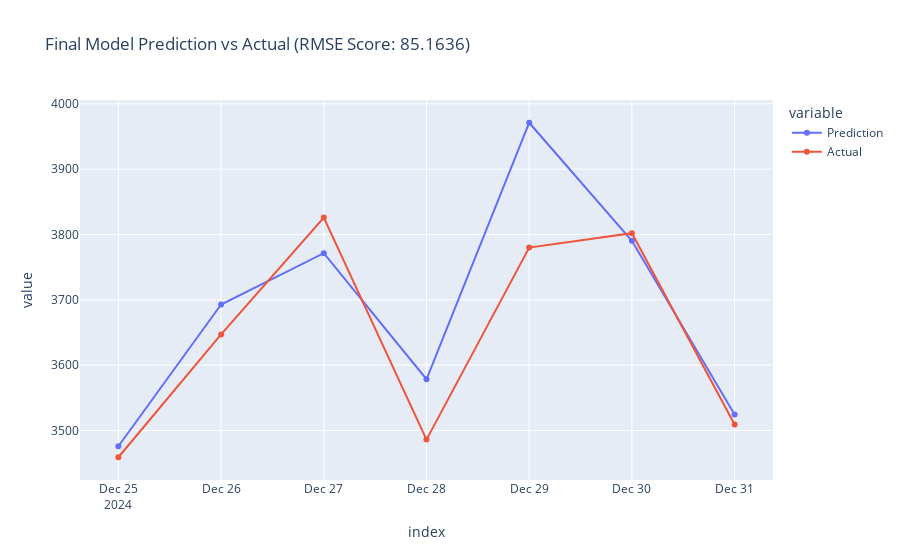

The notebook cell this image was saved under:
### Code cell
final_model_df = pd.DataFrame({"Prediction": y_pred, "Actual": y_test}, index=y_test.index)

fig = px.line(data_frame=final_model_df, 
              x=final_model_df.index, 
              y=["Prediction", "Actual"],
              title=f"Final Model Prediction vs Actual (RMSE Score: {rmse_score_final:.4f})",
              markers=True
              )
fig.show()

### Figure 1 — Plotly figure (JSON) as saved in the notebook; plotly's stock layout.template omitted (floating-point values rounded to 4 significant figures)
{"data": [{"hovertemplate": "variable=Prediction<br>index=%{x}<br>value=%{y}<extra></extra>", "legendgroup": "Prediction", "line": {"color": "#636efa", "dash": "solid"}, "marker": {"symbol": "circle"}, "mode": "lines+markers", "name": "Prediction", "orientation": "v", "showlegend": true, "type": "scatter", "x": ["2024-12-25T00:00:00", "2024-12-26T00:00:00", "2024-12-27T00:00:00", "2024-12-28T00:00:00", "2024-12-29T00:00:00", "2024-12-30T00:00:00", "2024-12-31T00:00:00"], "xaxis": "x", "y": [3476.0, 3693.0, 3771.0, 3578.0, 3971.0, 3790.0, 3524.0], "yaxis": "y"}, {"hovertemplate": "variable=Actual<br>index=%{x}<br>value=%{y}<extra></extra>", "legendgroup": "Actual", "line": {"color": "#EF553B", "dash": "solid"}, "marker": {"symbol": "circle"}, "mode": "lines+markers", "name": "Actual", "orientation": "v", "showlegend": true, "type": "scatter", "x": ["2024-12-25T00:00:00", "2024-12-26T00:00:00", "2024-12-27T00:00:00", "2024-12-28T00:00:00", "2024-12-29T00:00:00", "2024-12-30T00:00:00", "2024-12-31T00:00:00"], "xaxis": "x", "y": [3459, 3647, 3826, 3486, 3780, 3802, 3509], "yaxis": "y"}], "layout": {"legend": {"title": {"text": "variable"}, "tracegroupgap": 0}, "title": {"text": "Final Model Prediction vs Actual (RMSE Score: 85.1636)"}, "xaxis": {"anchor": "y", "domain": [0, 1], "title": {"text": "index"}}, "yaxis": {"anchor": "x", "domain": [0, 1], "title": {"text": "value"}}}}
